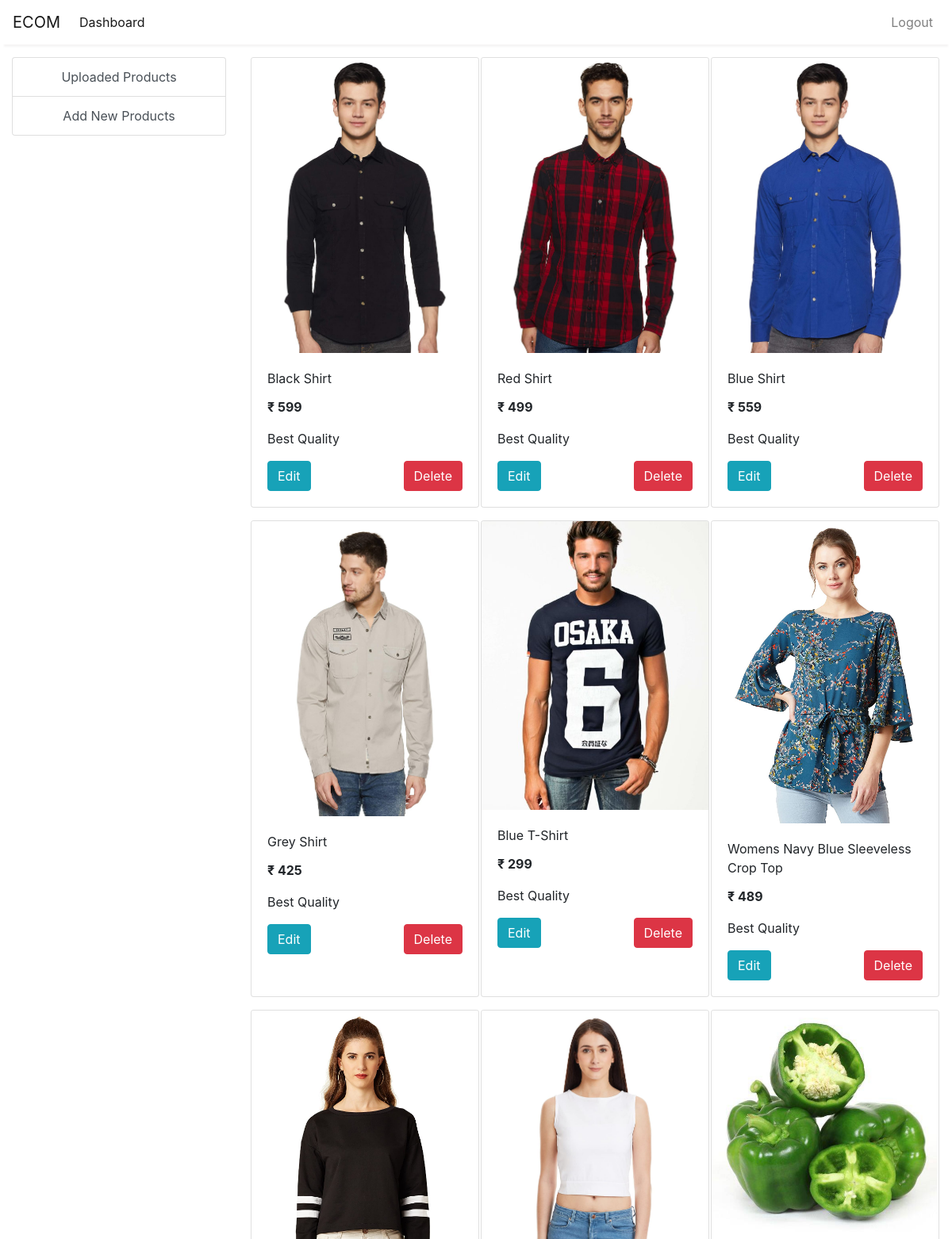
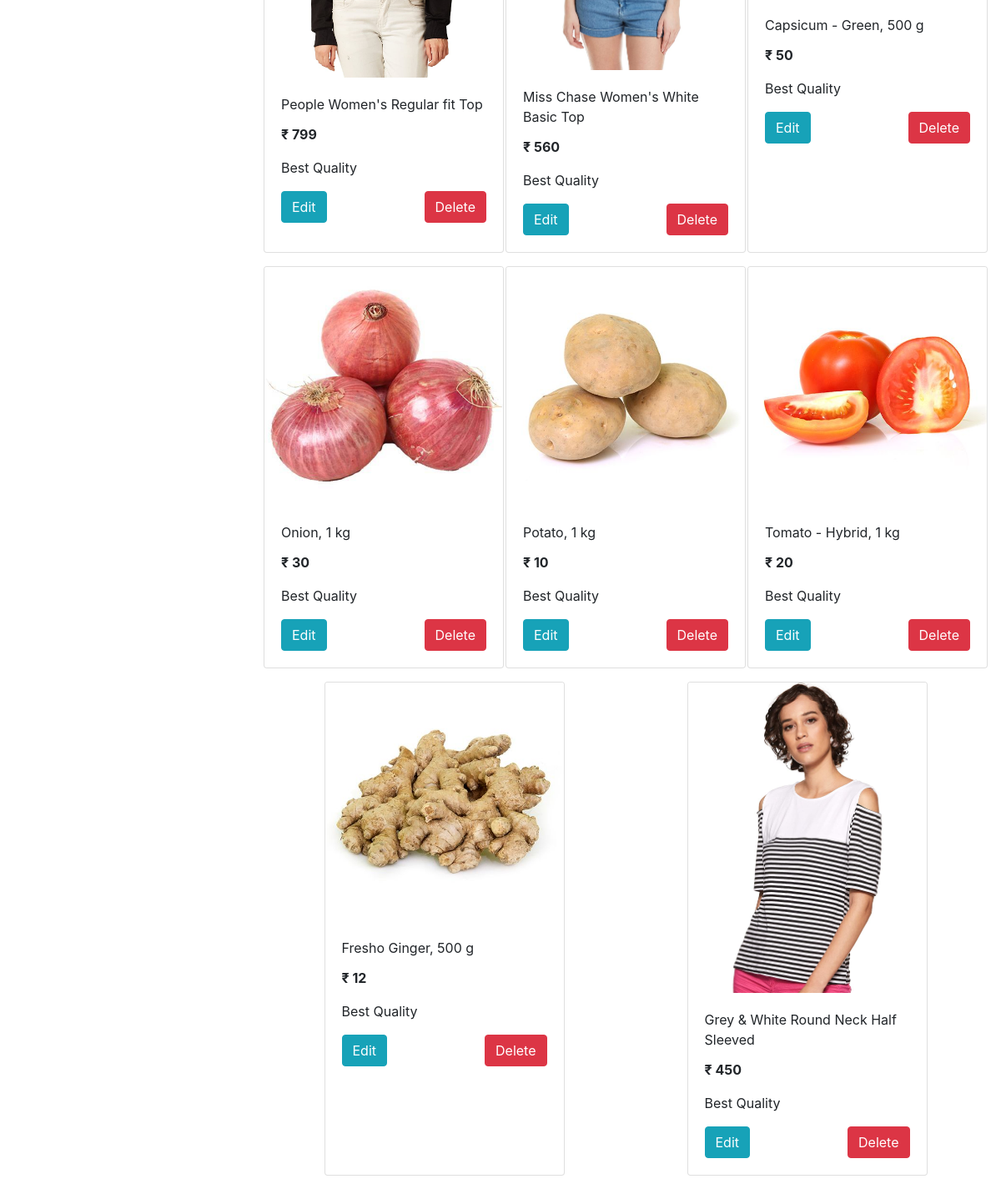
Screenshot of /seller/dashboard (signed in) with the database file from the repository (2 pictures, top to bottom).
### myshop/models/product.py (models this page shows, shortened)
class Product(models.Model):
    name = models.CharField(max_length=50)
    price = models.IntegerField(default=0)
    category = models.ForeignKey(Category, on_delete=models.CASCADE, default=1)
    seller = models.ForeignKey(Seller, on_delete=models.CASCADE, default=1)
    description = models.CharField(max_length=200, default='')
    image = models.ImageField(upload_to='uploads/products/')
    @staticmethod
    def get_seller_product_by_id(seller_id):
        try:
            return Product.objects.filter(seller_id=seller_id)
        except:
            return False

### seller/views.py (the view)
# urls.py: path('dashboard', dashboard, name='dashboard'),
def dashboard(request):
    if request.session.get('seller'):
        if request.method == 'GET':
            seller_id = request.session.get('seller')
            if seller_id:
                print(seller_id)
                products = Product.get_seller_product_by_id(seller_id)
                return render(request, 'seller_dashboard.html', {'products': products})
    else:
        return redirect('seller_login')

### myshop/templatetags/custom_filter.py (called while the page is built)
@register.filter(name='currency')
def currency(number):
    return "₹ "+ str(number)

### seller/templates/seller_dashboard.html
{% extends 'seller_base.html' %}
{% block content %}
{% load custom_filter %}
<div class="container-fluid mt-3">
	<div class="row">
		<div class="col-lg-3 mx-auto">
			<div class="list-group text-center">
				<a href="/seller/dashboard" class="list-group-item list-group-item-action">Uploaded Products</a>
				<a href="/seller/add_product" class="list-group-item list-group-item-action">Add New Products</a>
			</div>
		</div>
		<div id='products' class="col-lg-9 mx-auto">
			<div class="row mx-auto">
				{% for product in products %}
				<div class="card mx-auto mb-3" id={{product.id}} style="width: 18rem;">
					<img class="card-img-top" src="{{product.image.url}}" alt="Card image cap">
					<div class="card-body">
						<p class="card-title">{{product.name}}</p>
						<p class="card-text"><b>{{product.price|currency}}</b></p>
						<p class="card-text">{{product.description}}</p>
						<a href="/seller/edit_product/{{product.id}}" class="btn btn-info">Edit</a>
						<a href="/seller/delete_product/{{product.id}}" class="btn btn-danger float-right">Delete</a>
					</div>
				</div>
				{% endfor %}
		</div>
	</div>
</div>
{% endblock %}

### rows the page displays
Product: {{ product.id }} 1 (drawn), image (picture), name "Black Shirt", price "₹ 599", description "Best Quality"
Product: image (picture), name "Red Shirt", price "₹ 499", description "Best Quality"
Product: image (picture), name "Blue Shirt", price "₹ 559", description "Best Quality"
Product: image (picture), name "Grey Shirt", price "₹ 425", description "Best Quality"
Product: image (picture), name "Blue T-Shirt", price "₹ 299", description "Best Quality"
Product: image (picture), name "Womens Navy Blue Sleeveless Crop Top", price "₹ 489", description "Best Quality"
Product: image (picture), name "People Women's Regular fit Top", price "₹ 799", description "Best Quality"
Product: image (picture), name "Miss Chase Women's White Basic Top", price "₹ 560", description "Best Quality"
Product: image (picture), name "Capsicum - Green, 500 g", price "₹ 50", description "Best Quality"
Product: image (picture), name "Onion, 1 kg", price "₹ 30", description "Best Quality"
Product: image (picture), name "Potato, 1 kg", price "₹ 10", description "Best Quality"
Product: image (picture), name "Tomato - Hybrid, 1 kg", price "₹ 20", description "Best Quality"
Product: image (picture), name "Fresho Ginger, 500 g", price "₹ 12", description "Best Quality"
Product: image (picture), name "Grey & White Round Neck Half Sleeved", price "₹ 450", description "Best Quality"
